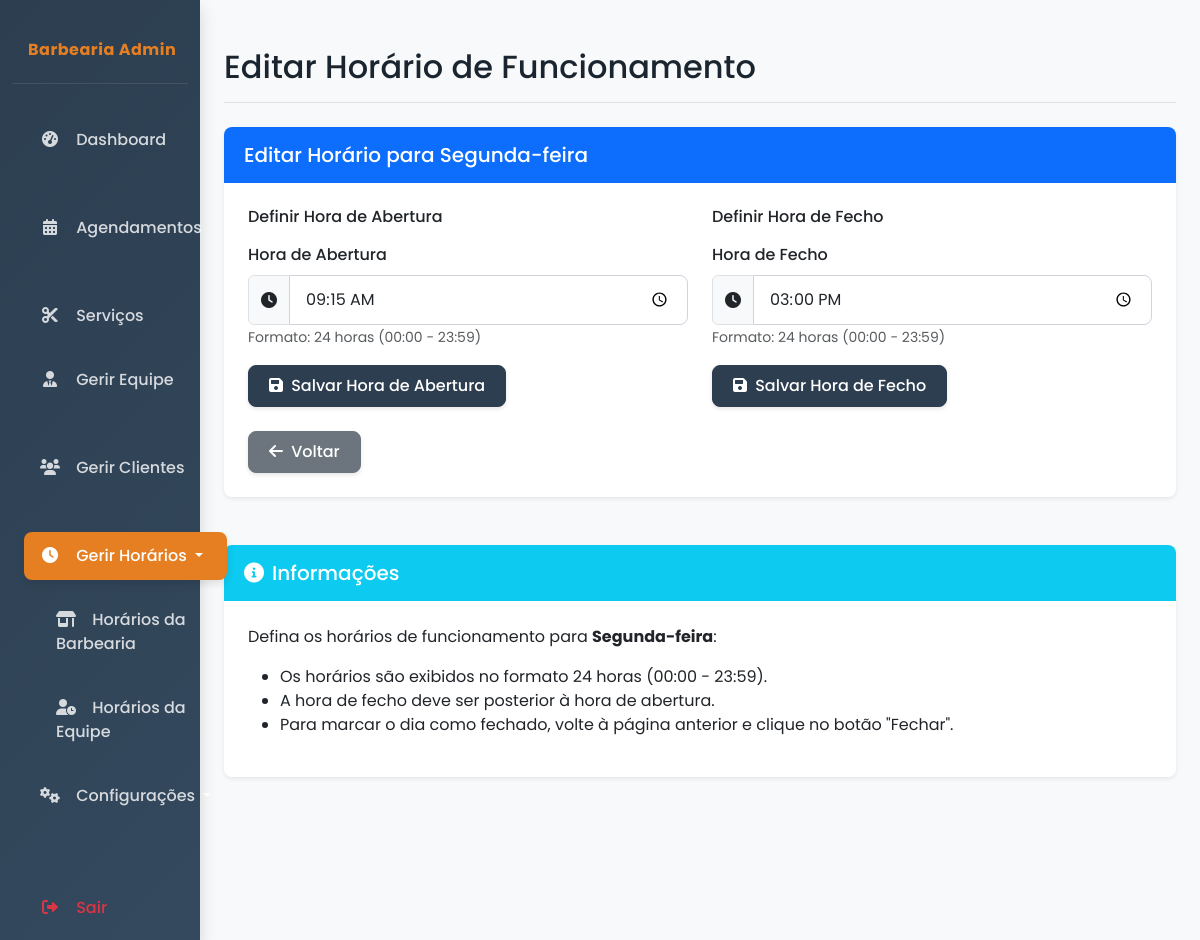
The page /admin/horarios/editar/1 (signed in) on the database its author committed.
### app/app.py (models this page shows, shortened)
class DiaSemana(db.Model):
    __tablename__ = 'dias_semana'
    id = db.Column(db.Integer, primary_key=True)
    nome = db.Column(db.String(20), nullable=False)  # Segunda-feira, Terça-feira, etc.
    hora_abertura = db.Column(db.Time, nullable=False)
    hora_fechamento = db.Column(db.Time, nullable=False)
    ativo = db.Column(db.Boolean, default=True)  # Se o dia está aberto ou fechado

### app/app.py (the view, shortened to what this page needs)
@app.route('/admin/horarios/editar/<int:id>', methods=['GET', 'POST'])
@login_required
def admin_horarios_editar(id):
    if not current_user.is_admin:
        flash('Acesso restrito a administradores.', 'danger')
        return redirect(url_for('index'))
    dia = DiaSemana.query.get_or_404(id)
    if request.method == 'GET':
        return render_template('admin_horarios_editar.html', dia=dia)

### app/app.py (called while the page is built)
@login_manager.user_loader
def load_user(user_id):
    return UsuarioAdmin.query.get(int(user_id))

    @property
    def is_admin(self):
        return True

### app/templates/admin_horarios_editar.html (shortened to what this page needs)
{% extends "admin_base.html" %}
{% block header %}Editar Horário de Funcionamento{% endblock %}
{% block content %}
<section class="horario-edicao mb-4">
    <div class="row">
        <div class="col-md-12">
            <div class="card shadow-sm">
                <header class="card-header bg-primary text-white">
                    <h2 class="card-title h5 mb-0">Editar Horário para {{ dia.nome }}</h2>
                </header>
                <div class="card-body">
                    <div class="row">
                        <div class="col-md-6 mb-3 mb-md-0">
                            <form action="{{ url_for('admin_horarios_editar', id=dia.id) }}" method="POST" id="form-abertura" aria-labelledby="abertura-titulo">
                                <h3 id="abertura-titulo" class="h6 mb-3">Definir Hora de Abertura</h3>
                                <div class="mb-3">
                                    <label for="hora_abertura" class="form-label">Hora de Abertura</label>
                                    <div class="input-group">
                                        <span class="input-group-text"><i class="fas fa-clock" aria-hidden="true"></i></span>
                                        <input type="time" class="form-control" id="hora_abertura" name="hora_abertura" value="{{ dia.hora_abertura.strftime('%H:%M') }}" required aria-describedby="abertura-help">
                                    </div>
                                    <small id="abertura-help" class="form-text text-muted">Formato: 24 horas (00:00 - 23:59)</small>
                                </div>
                                <button type="submit" class="btn btn-primary">
                                    <i class="fas fa-save me-1" aria-hidden="true"></i> Salvar Hora de Abertura
                                </button>
                            </form>
                        </div>
                        <div class="col-md-6">
                            <form action="{{ url_for('admin_horarios_editar', id=dia.id) }}" method="POST" id="form-fechamento" aria-labelledby="fechamento-titulo">
                                <h3 id="fechamento-titulo" class="h6 mb-3">Definir Hora de Fecho</h3>
                                <div class="mb-3">
                                    <label for="hora_fechamento" class="form-label">Hora de Fecho</label>
                                    <div class="input-group">
                                        <span class="input-group-text"><i class="fas fa-clock" aria-hidden="true"></i></span>
                                        <input type="time" class="form-control" id="hora_fechamento" name="hora_fechamento" value="{{ dia.hora_fechamento.strftime('%H:%M') }}" required aria-describedby="fechamento-help">
                                    </div>
                                    <small id="fechamento-help" class="form-text text-muted">Formato: 24 horas (00:00 - 23:59)</small>
                                </div>
                                <button type="submit" class="btn btn-primary">
                                    <i class="fas fa-save me-1" aria-hidden="true"></i> Salvar Hora de Fecho
                                </button>
                            </form>
                        </div>
                    </div>
                    <div class="mt-4">
                        <a href="{{ url_for('admin_horarios') }}" class="btn btn-secondary">
                            <i class="fas fa-arrow-left me-1" aria-hidden="true"></i> Voltar
                        </a>
                    </div>
                </div>
            </div>
        </div>
    </div>
</section>
<section class="horario-info mt-4">
    <div class="row">
        <div class="col-md-12">
            <div class="card shadow-sm border-info">
                <div class="card-header bg-info text-white">
                    <h2 class="card-title h5 mb-0"><i class="fas fa-info-circle me-2" aria-hidden="true"></i>Informações</h2>
                </div>
                <div class="card-body">
                    <p>Defina os horários de funcionamento para <strong>{{ dia.nome }}</strong>:</p>
                    <ul>
                        <li>Os horários são exibidos no formato 24 horas (00:00 - 23:59).</li>
                        <li>A hora de fecho deve ser posterior à hora de abertura.</li>
                        <li>Para marcar o dia como fechado, volte à página anterior e clique no botão "Fechar".</li>
                    </ul>
                </div>
            </div>
        </div>
    </div>
</section>
{% endblock %}

### app/templates/admin_base.html (style rules this page uses)
:root { --primary-color: #2c3e50; --secondary-color: #34495e; --accent-color: #e67e22; --light-color: #ecf0f1; --dark-color: #1a252f; --success-color: #2ecc71; --warning-color: #f39c12; --danger-color: #e74c3c; --info-color: #3498db; --border-radius: 0.5rem; --box-shadow: 0 0.5rem 1rem rgba(0, 0, 0, 0.15); --transition-speed: 0.3s; }
body { font-family: 'Poppins', sans-serif; background-color: #f8f9fa; color: var(--dark-color); overflow-x: hidden; }
.card { border: none; border-radius: var(--border-radius); box-shadow: var(--box-shadow); transition: transform var(--transition-speed) ease, box-shadow var(--transition-speed) ease; margin-bottom: 1.5rem; overflow: hidden; }
.card-header { font-weight: 600; border-bottom: none; padding: 1rem 1.25rem; }
.card-body { padding: 1.5rem; }
.btn { border-radius: var(--border-radius); font-weight: 500; padding: 0.5rem 1.25rem; transition: all var(--transition-speed) ease; box-shadow: 0 2px 4px rgba(0, 0, 0, 0.1); }
.btn-primary { background-color: var(--primary-color); border-color: var(--primary-color); }
.form-control, .form-select { border-radius: var(--border-radius); padding: 0.75rem 1rem; border: 1px solid #ced4da; transition: all var(--transition-speed) ease; }
.form-label { font-weight: 500; margin-bottom: 0.5rem; }
.fade-in { animation: fadeIn 0.5s ease-in-out; }
.slide-up { animation: slideUp 0.5s ease-in-out; }

### rows shown on the page
DiaSemana: nome "Segunda-feira", hora_abertura "09:15", hora_fechamento "15:00"
